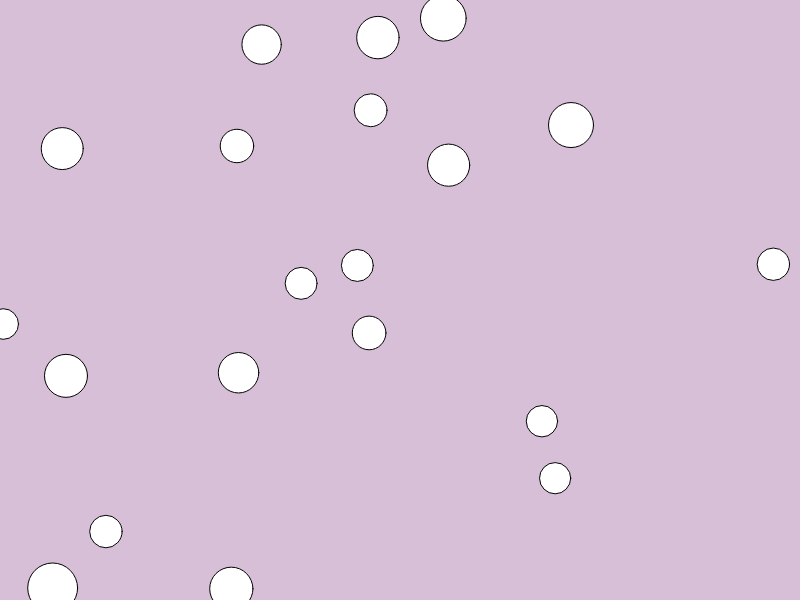
Frame 1 (no input)
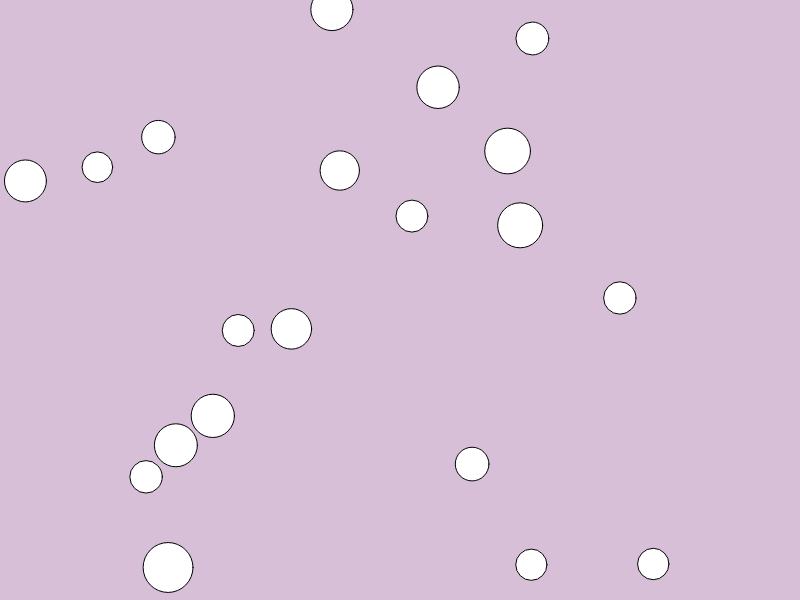
Frame 60 (no input)
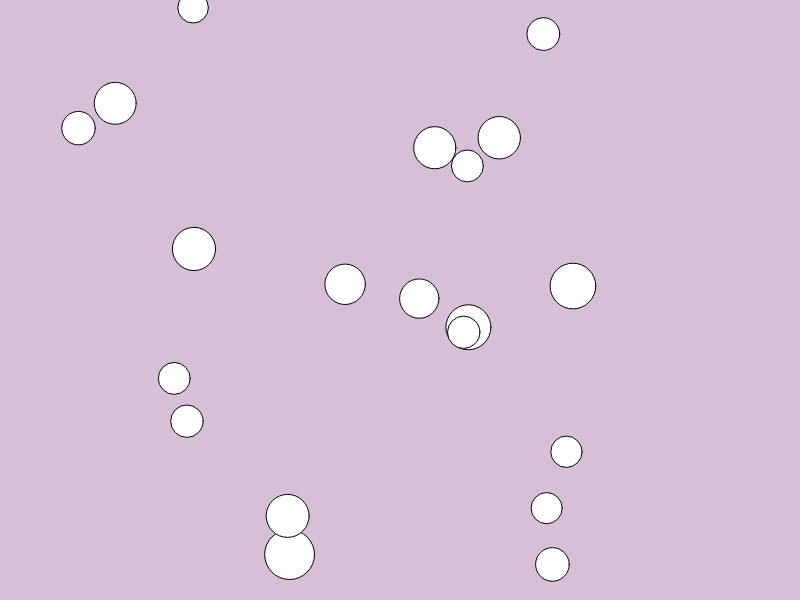
Frame 120 (the mouse pressed at the canvas centre since frame 60)

The p5.js sketch that drew these frames (run headless with seeded random() and noise() and a simulated clock; from frame 60 on, the mouse is pressed at the canvas centre):

// p5.js sketch
// ── sketch.js
/*
 * @name Shake Ball Bounce
 * @description Create a Ball class, instantiate multiple objects, move it around the screen, and bounce when touch the edge of the canvas.
 * Detect shake event based on total change in accelerationX and accelerationY and speed up or slow down objects based on detection.
 */

let balls = [];

let threshold = 30;
let accChangeX = 0;
let accChangeY = 0;
let accChangeT = 0;

function setup() {
  createCanvas(displayWidth, displayHeight);

  for (let i = 0; i < 20; i++) {
    balls.push(new Ball());
  }
}

function draw() {
  background(216, 191, 216);

  for (let i = 0; i < balls.length; i++) {
    balls[i].move();
    balls[i].display();
  }

  checkForShake();
}

function checkForShake() {
  // Calculate total change in accelerationX and accelerationY
  accChangeX = abs(accelerationX - pAccelerationX);
  accChangeY = abs(accelerationY - pAccelerationY);
  accChangeT = accChangeX + accChangeY;
  // If shake
  if (accChangeT >= threshold) {
    for (let i = 0; i < balls.length; i++) {
      balls[i].shake();
      balls[i].turn();
    }
  }
  // If not shake
  else {
    for (let i = 0; i < balls.length; i++) {
      balls[i].stopShake();
      balls[i].turn();
      balls[i].move();
    }
  }
}

// Ball class
class Ball {
  constructor() {
    this.x = random(width);
    this.y = random(height);
    this.diameter = random(50, 30);
    this.xspeed = random(-2, 2);
    this.yspeed = random(-2, 2);
    this.oxspeed = this.xspeed;
    this.oyspeed = this.yspeed;
    this.direction = 0.7;
  }

  move() {
    this.x += this.xspeed * this.direction;
    this.y += this.yspeed * this.direction;
  }

  // Bounce when touch the edge of the canvas
  turn() {
    if (this.x < 0) {
      this.x = 0;
      this.direction = -this.direction;
    } else if (this.y < 0) {
      this.y = 0;
      this.direction = -this.direction;
    } else if (this.x > width - 20) {
      this.x = width - 20;
      this.direction = -this.direction;
    } else if (this.y > height - 20) {
      this.y = height - 20;
      this.direction = -this.direction;
    }
  }

  // Add to xspeed and yspeed based on
  // the change in accelerationX value
  shake() {
    this.xspeed += random(5, accChangeX / 3);
    this.yspeed += random(5, accChangeX / 3);
  }

  // Gradually slows down
  stopShake() {
    if (this.xspeed > this.oxspeed) {
      this.xspeed -= 0.6;
    } else {
      this.xspeed = this.oxspeed;
    }
    if (this.yspeed > this.oyspeed) {
      this.yspeed -= 0.6;
    } else {
      this.yspeed = this.oyspeed;
    }
  }

  display() {
    ellipse(this.x, this.y, this.diameter, this.diameter);
  }
}
